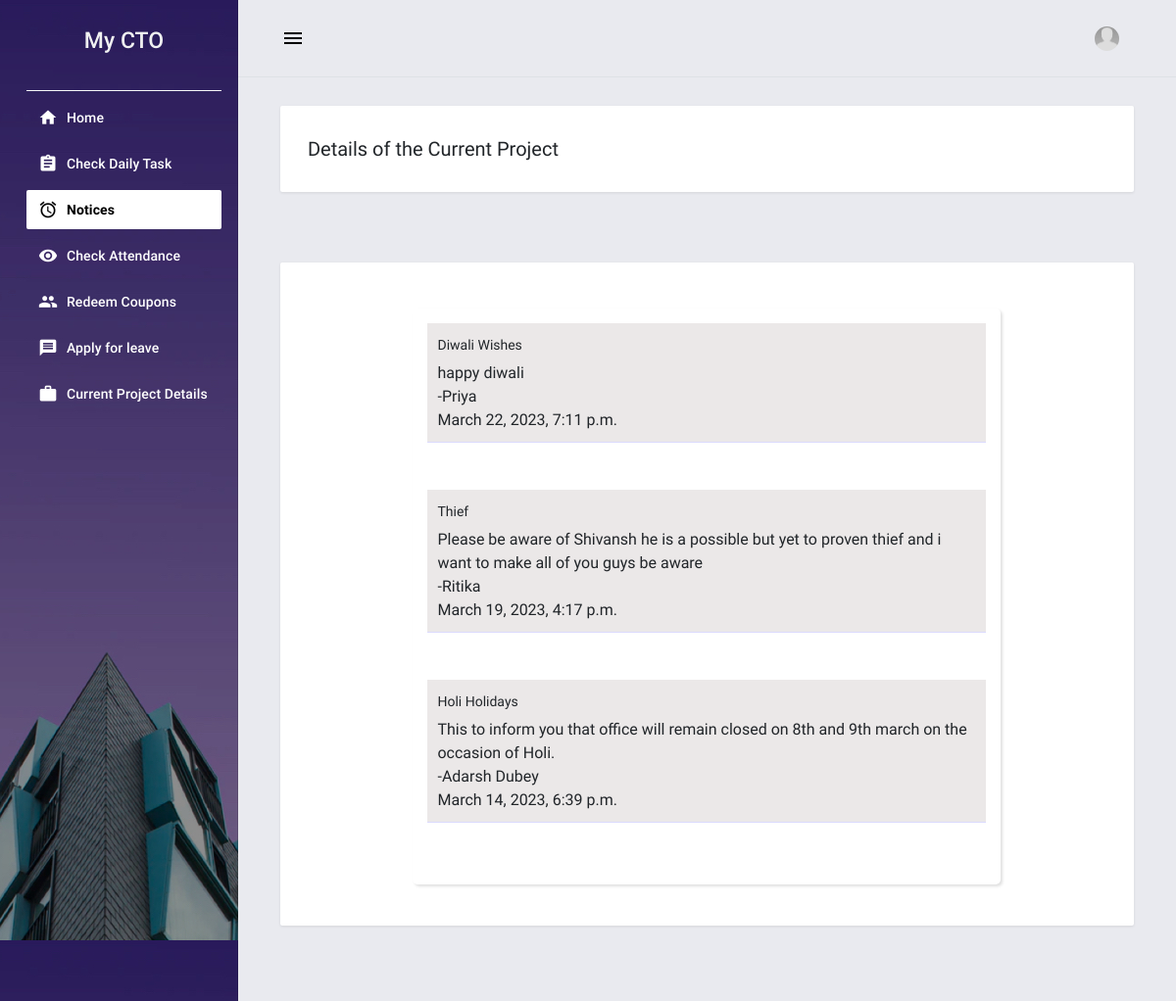
Page /notices_emp on the committed database.
### employee_information/models.py (models this page shows)
class notification(models.Model):
    name=models.CharField(max_length=255)
    subject=models.CharField(max_length=255)
    message=models.TextField(blank=True)
    time=models.DateTimeField(default=now)

### employeeview/views.py (the view)
# urls.py: path('notices_emp',views.notices_emp,name="notices_emp"),
def notices_emp(request):
    context={
        'notices':notification.objects.order_by('-time')
    }
    return render(request,'employee_view/notices.html',context)

### employee_information/templates/employee_view/notices.html (shortened to what this page needs)
{% extends "employee_view/base.html" %} {% load humanize %} {% block pageContent %}
<div class="mdc-layout-grid__cell stretch-card mdc-layout-grid__cell--span-12">
    <div class="mdc-card">
        <div class="d-flex justify-content-between">
            <h4 class="card-title mb-0">Details of the Current Project</h4>
        </div>
    </div>
</div>
<br>
<div class="mdc-layout-grid__cell stretch-card mdc-layout-grid__cell--span-12">
    <div class="mdc-card">
<div class="wrapper">
	<div class="notification_wrap">
		<div class="dropdown">
            {% for notice in notices %}
             {% if count is 0 %}
             <div class="notify_item">
                 <p>No new notifications</p>
             </div>
            {% else %}
			<div class="notify_item">
				<div class="notify_info">
					<p>{{notice.subject}} </p>
					<span class="notify_time">{{notice.message}}</span>
				</div>
                <div class="notify_img">
					-{{notice.name}}
				</div>
                <div class="notify_time">
					{{notice.time}}
				</div>
			</div>
            <br>
            <br>
            {% endif %}
			{% endfor %}
		</div>
	</div>
</div>
</div>
</div>
     <br>
{% endblock pageContent %}

### static/employee_information/assets/default/css/style.css (style rules this page uses)
html, body { height: 100%; width: 100%; }

### employee_information/templates/employee_view/notices.html (style rules this page uses)
.notification_wrap { width: 600px; margin: 12px auto 10px; }
.notify_item { background:#ebe8e8fc; padding:10px; }
.notification_wrap .dropdown { height: auto; background: #; border-radius: 5px; box-shadow: 2px 2px 3px rgba(0,0,0,0.125); margin: 15px auto 0; padding: 15px; }
.notification_wrap .dropdown .notify_item { align-items: center; padding: 10px; border-bottom: 1px solid #dbdaff; }
.notification_wrap .dropdown .notify_item .notify_info p { margin-bottom: 5px; }

### rows in the picture
notification: subject "Diwali Wishes", message "happy diwali", name "Priya", time "March 22, 2023, 7:11 p.m."
notification: subject "Thief", message "Please be aware of Shivansh he is a possible but yet to proven thief and i want to make all of you guys be aware", name "Ritika", time "March 19, 2023, 4:17 p.m."
notification: subject "Holi Holidays", message "This to inform you that office will remain closed on 8th and 9th march on the occasion of Holi.", name "Adarsh Dubey", time "March 14, 2023, 6:39 p.m."
